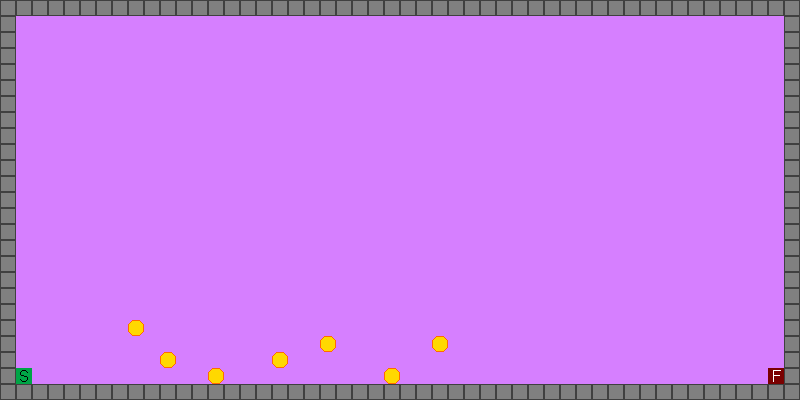

Rendered tile map (Tiled .tmx) drawn with the repository's tilesets; below, a short description and the map source with its tile grids summarised:
An orthogonal 50x25 tile map with 16x16 px tiles, 3 tile layers (Background, Blocks, Interactables).

<map version="1.10" tiledversion="1.11.0" orientation="orthogonal" renderorder="right-down" width="50" height="25" tilewidth="16" tileheight="16" infinite="0" nextlayerid="5" nextobjectid="1">
 <editorsettings>
  <export target="level1.json" format="json" />
 </editorsettings>
 <tileset firstgid="1" name="blockTiles" tilewidth="16" tileheight="16" tilecount="27" columns="9">
  <image source="../images/tiles.png" width="144" height="48" />
  <tile id="9">
   <properties>
    <property name="collides" type="bool" value="true" />
   </properties>
  </tile>
  <tile id="10">
   <properties>
    <property name="collides" type="bool" value="true" />
   </properties>
  </tile>
  <tile id="11">
   <properties>
    <property name="collides" type="bool" value="true" />
   </properties>
  </tile>
  <tile id="12">
   <properties>
    <property name="collides" type="bool" value="true" />
   </properties>
  </tile>
  <tile id="13">
   <properties>
    <property name="collides" type="bool" value="true" />
   </properties>
  </tile>
  <tile id="14">
   <properties>
    <property name="collides" type="bool" value="true" />
   </properties>
  </tile>
  <tile id="15">
   <properties>
    <property name="collides" type="bool" value="true" />
   </properties>
  </tile>
  <tile id="16">
   <properties>
    <property name="collides" type="bool" value="true" />
   </properties>
  </tile>
  <tile id="17">
   <properties>
    <property name="collides" type="bool" value="true" />
   </properties>
  </tile>
  <tile id="18">
   <properties>
    <property name="collides" type="bool" value="true" />
   </properties>
  </tile>
 </tileset>
 <layer id="2" name="Background" width="50" height="25">
  <data>[1250 cells, 1250 non-empty, 1 distinct tile ids]</data>
 </layer>
 <layer id="1" name="Blocks" width="50" height="25">
  <data>[1250 cells, 146 non-empty, 1 distinct tile ids]</data>
 </layer>
 <layer id="4" name="Interactables" width="50" height="25">
  <data>[1250 cells, 9 non-empty, 3 distinct tile ids]</data>
 </layer>
</map>
